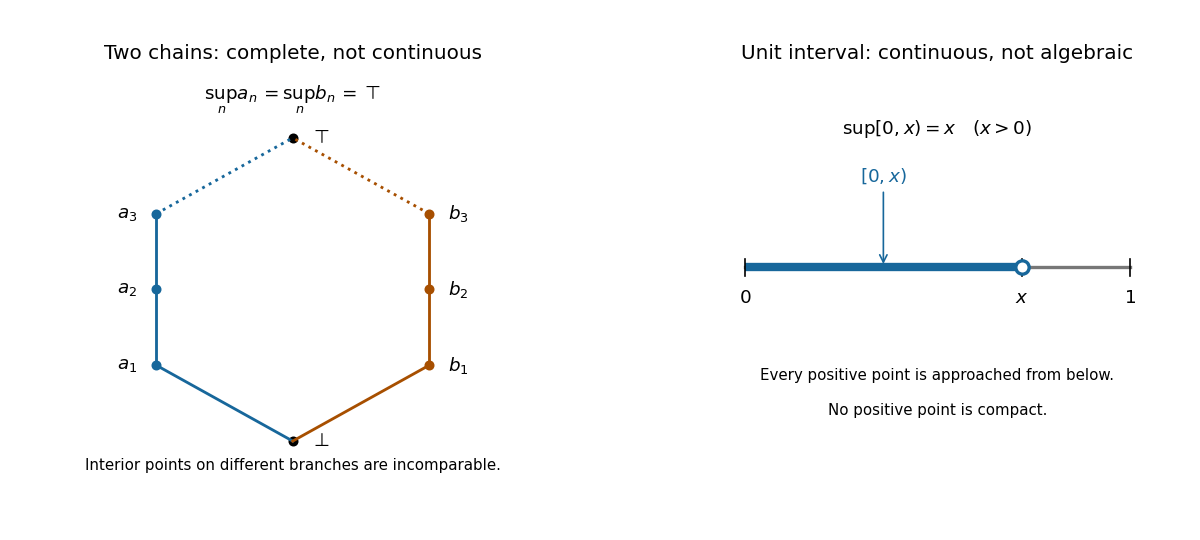

Source code (Python):
"""Illustrate Q6. Run from an output directory; writes a PNG there.

Tested with Python 3.14, Matplotlib 3.10.7, NumPy 2.3.5.
"""
from pathlib import Path
import matplotlib
matplotlib.use('Agg')
import matplotlib.pyplot as plt

plt.rcParams.update({'font.family': 'DejaVu Sans', 'font.size': 11,
                     'figure.facecolor': 'white', 'savefig.facecolor': 'white'})
fig, (left, right) = plt.subplots(1, 2, figsize=(10, 4.5), dpi=120)
left.set_title('Two chains: complete, not continuous', fontsize=12, pad=13)
left.set_xlim(-1.75, 1.75)
left.set_ylim(-0.45, 4.75)
left.axis('off')
blue, orange = '#17679b', '#a74f00'
left.plot(0, 0, 'ko', ms=5)
left.text(0.13, 0, r'$\bot$', va='center')
left.plot(0, 4, 'ko', ms=5)
left.text(0.13, 4, r'$\top$', va='center')
for x, name, colour in [(-1, 'a', blue), (1, 'b', orange)]:
    left.plot([0, x], [0, 1], color=colour, lw=1.7)
    left.plot([x, x], [1, 3], color=colour, lw=1.7)
    left.plot([x, 0], [3, 4], color=colour, lw=1.7, linestyle=':')
    for n in range(1, 4):
        left.plot(x, n, 'o', color=colour, ms=5)
        left.text(x + (-0.14 if x < 0 else 0.14), n,
                  rf'${name}_{n}$', ha='right' if x < 0 else 'left', va='center')
left.text(0, 4.5, r'$\sup_n a_n=\sup_n b_n=\top$', ha='center')
left.text(0, -0.38, 'Interior points on different branches are incomparable.',
          ha='center', fontsize=9)
right.set_title('Unit interval: continuous, not algebraic', fontsize=12, pad=13)
right.set_xlim(-0.12, 1.12)
right.set_ylim(-0.45, 1.2)
right.axis('off')
y, x = .42, .72
right.plot([0, 1], [y, y], color='#777777', lw=2)
right.plot([0, x], [y, y], color=blue, lw=5, solid_capstyle='butt')
for t, label in [(0, '$0$'), (x, '$x$'), (1, '$1$')]:
    right.plot([t, t], [y-.035, y+.035], color='black', lw=1)
    right.text(t, y-.09, label, ha='center', va='top')
right.plot(x, y, 'o', markerfacecolor='white', markeredgecolor=blue, ms=8, mew=2)
right.annotate(r'$[0,x)$', xy=(x/2, y), xytext=(x/2, .78),
               ha='center', arrowprops={'arrowstyle': '->', 'color': blue}, color=blue)
right.text(.5, .98, r'$\sup[0,x)=x\quad (x>0)$', ha='center')
right.text(.5, -.05, 'Every positive point is approached from below.', ha='center', fontsize=9)
right.text(.5, -.2, 'No positive point is compact.', ha='center', fontsize=9)
fig.subplots_adjust(left=.045, right=.98, bottom=.12, top=.85, wspace=.35)
fig.savefig(Path.cwd() / (Path(__file__).stem + '.png'), facecolor='white', metadata={'Software': 'Matplotlib'})
plt.close(fig)
